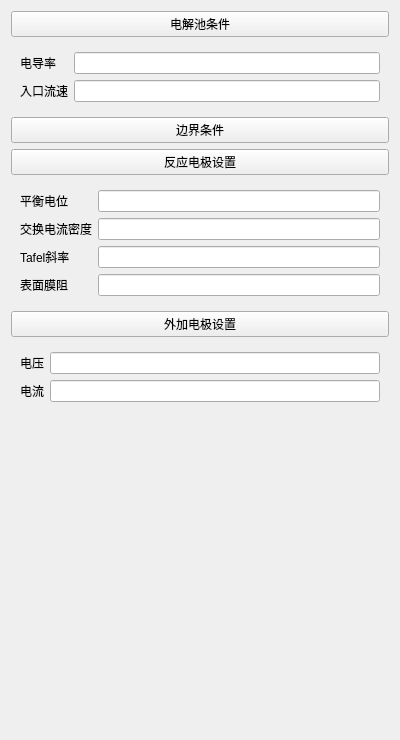
<?xml version="1.0" encoding="UTF-8"?>
<ui version="4.0">
 <class>ElectrolysisSettingWidget</class>
 <widget class="QWidget" name="ElectrolysisSettingWidget">
  <property name="geometry">
   <rect>
    <x>0</x>
    <y>0</y>
    <width>400</width>
    <height>740</height>
   </rect>
  </property>
  <property name="windowTitle">
   <string>Form</string>
  </property>
  <layout class="QVBoxLayout" name="verticalLayout">
   <item>
    <widget class="QPushButton" name="pushButton">
     <property name="text">
      <string>电解池条件</string>
     </property>
    </widget>
   </item>
   <item>
    <widget class="QWidget" name="widget" native="true">
     <layout class="QGridLayout" name="gridLayout">
      <item row="1" column="0">
       <widget class="QLabel" name="label_2">
        <property name="text">
         <string>入口流速</string>
        </property>
       </widget>
      </item>
      <item row="0" column="0">
       <widget class="QLabel" name="label">
        <property name="text">
         <string>电导率</string>
        </property>
       </widget>
      </item>
      <item row="0" column="1">
       <widget class="QLineEdit" name="lineEdit"/>
      </item>
      <item row="1" column="1">
       <widget class="QLineEdit" name="lineEdit_2"/>
      </item>
     </layout>
    </widget>
   </item>
   <item>
    <widget class="QPushButton" name="pushButton_2">
     <property name="text">
      <string>边界条件</string>
     </property>
    </widget>
   </item>
   <item>
    <widget class="QPushButton" name="pushButton_3">
     <property name="text">
      <string>反应电极设置</string>
     </property>
    </widget>
   </item>
   <item>
    <widget class="QWidget" name="widget_2" native="true">
     <layout class="QGridLayout" name="gridLayout_2">
      <item row="2" column="0">
       <widget class="QLabel" name="label_5">
        <property name="text">
         <string>Tafel斜率</string>
        </property>
       </widget>
      </item>
      <item row="1" column="0">
       <widget class="QLabel" name="label_4">
        <property name="text">
         <string>交换电流密度</string>
        </property>
       </widget>
      </item>
      <item row="0" column="0">
       <widget class="QLabel" name="label_3">
        <property name="text">
         <string>平衡电位</string>
        </property>
       </widget>
      </item>
      <item row="3" column="0">
       <widget class="QLabel" name="label_6">
        <property name="text">
         <string>表面膜阻</string>
        </property>
       </widget>
      </item>
      <item row="0" column="1">
       <widget class="QLineEdit" name="lineEdit_3"/>
      </item>
      <item row="1" column="1">
       <widget class="QLineEdit" name="lineEdit_4"/>
      </item>
      <item row="2" column="1">
       <widget class="QLineEdit" name="lineEdit_5"/>
      </item>
      <item row="3" column="1">
       <widget class="QLineEdit" name="lineEdit_6"/>
      </item>
     </layout>
    </widget>
   </item>
   <item>
    <widget class="QPushButton" name="pushButton_4">
     <property name="text">
      <string>外加电极设置</string>
     </property>
    </widget>
   </item>
   <item>
    <widget class="QWidget" name="widget_3" native="true">
     <layout class="QGridLayout" name="gridLayout_3">
      <item row="1" column="0">
       <widget class="QLabel" name="label_8">
        <property name="text">
         <string>电流</string>
        </property>
       </widget>
      </item>
      <item row="0" column="0">
       <widget class="QLabel" name="label_7">
        <property name="text">
         <string>电压</string>
        </property>
       </widget>
      </item>
      <item row="0" column="1">
       <widget class="QLineEdit" name="lineEdit_7"/>
      </item>
      <item row="1" column="1">
       <widget class="QLineEdit" name="lineEdit_8"/>
      </item>
     </layout>
    </widget>
   </item>
   <item>
    <spacer name="verticalSpacer">
     <property name="orientation">
      <enum>Qt::Vertical</enum>
     </property>
     <property name="sizeHint" stdset="0">
      <size>
       <width>20</width>
       <height>40</height>
      </size>
     </property>
    </spacer>
   </item>
  </layout>
 </widget>
 <resources/>
 <connections/>
</ui>
